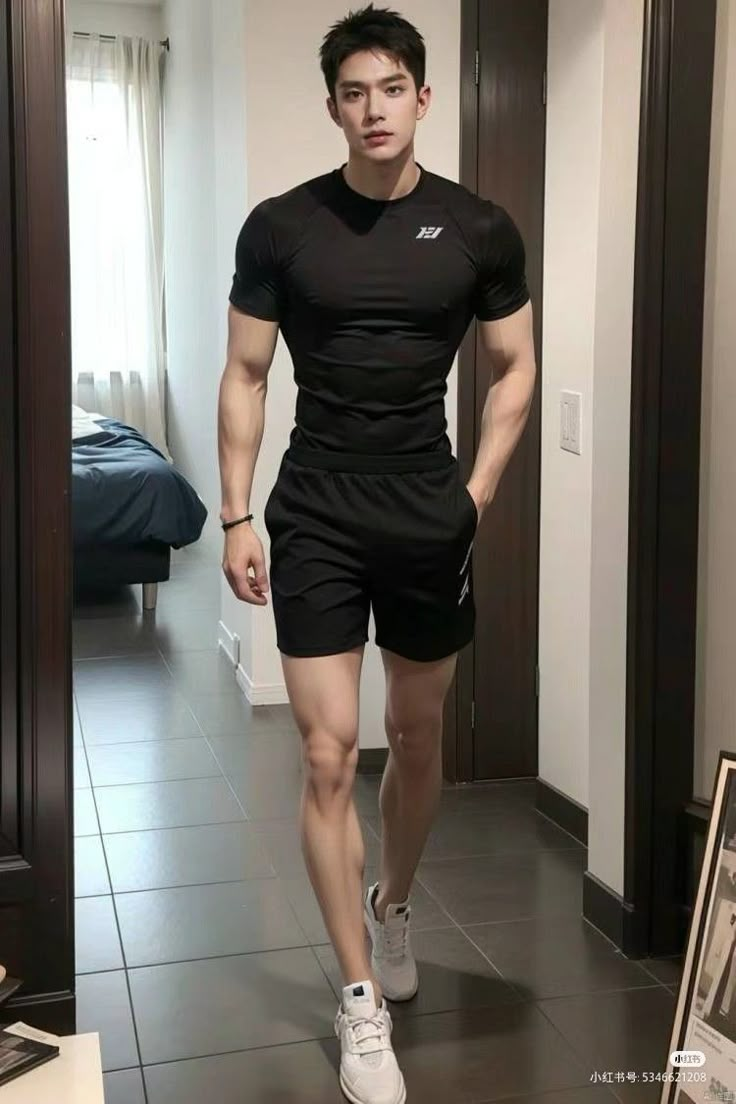
#> input picture backend/media/uploads/Inverted_Tri.jpg, 736 x 1104 px
$ python -i services.py   (imports and definitions only)
#> lines starting #> are read from the running program, lines starting #| are printed output that depends on the picture
import uuid
import cv2
import numpy as np
from .palette_data import PALETTE_DATA

def process_color_analysis(image_bytes):
    if image_bytes is None:
        season = "Winter"
        data = PALETTE_DATA[season]
        return {
            "id": str(uuid.uuid4())[:8],
            "analysis_id": str(uuid.uuid4())[:8],
            "undertone": "Cool",
            "undertone_category": "Cool",
            "skin_tone": "Fair",
            "skin_tone_value": "Fair",
            "season": season,
            "sampled_hex": "#A5F3FC",
            "cheesy": data["cheesy"],
            "signature_title": data["signature_name"],
            "signature_desc": data["signature_desc"],
            "metal_title": data["metal_title"],
            "metal_desc": data["metal_desc"],
            "metal_glow": data["metal_glow"],
            "hair_title": data["hair_title"],
            "hair_desc": data["hair_desc"],
            "hair_glow": data["hair_glow"],
            "metal_swatches": data["metal_swatches"],
            "hair_swatches": data["hair_swatches"],
            "palette": data["glow_colors"],
            "universal_colors": data["universal_colors"],
            "avoid_colors": data["avoid_colors"],
            "recommendations": [c["name"] for c in data["glow_colors"][:4]]
        }

    file_bytes = np.frombuffer(image_bytes, np.uint8)
    img = cv2.imdecode(file_bytes, cv2.IMREAD_COLOR)
    if img is None:
        raise ValueError("Corrupted or invalid image structure.")

    gray = cv2.cvtColor(img, cv2.COLOR_BGR2GRAY)
    face_cascade = cv2.CascadeClassifier(cv2.data.haarcascades + 'haarcascade_frontalface_default.xml')
    faces = face_cascade.detectMultiScale(gray, scaleFactor=1.1, minNeighbors=5)

    if len(faces) > 0:
        x, y, w, h = faces[0]
        raw_roi = img[y + int(h * 0.45) : y + int(h * 0.65), x + int(w * 0.4) : x + int(w * 0.6)]
    else:
        height, width = img.shape[:2]
        raw_roi = img[int(height * 0.4) : int(height * 0.6), int(width * 0.4) : int(width * 0.6)]

    blurred_roi = cv2.medianBlur(raw_roi, 5)
    hsv_roi = cv2.cvtColor(blurred_roi, cv2.COLOR_BGR2HSV)
    h_channel, s_channel, v_channel = cv2.split(hsv_roi)
    valid_mask = (v_channel > 50) & (v_channel < 220) & (s_channel > 20)
    rgb_roi = cv2.cvtColor(blurred_roi, cv2.COLOR_BGR2RGB)

    if np.any(valid_mask):
        r_avg = float(np.mean(rgb_roi[:,:,0][valid_mask]))
        g_avg = float(np.mean(rgb_roi[:,:,1][valid_mask]))
        b_avg = float(np.mean(rgb_roi[:,:,2][valid_mask]))
        val = float(np.mean(v_channel[valid_mask]))
    else:
        r_avg, g_avg, b_avg = [float(x) for x in cv2.mean(rgb_roi)[:3]]
        val = float(np.mean(v_channel))

    rb_diff = r_avg - b_avg
    bg_ratio = b_avg / (g_avg + 1e-6)

    if rb_diff > 65 and bg_ratio < 0.85:
        undertone = "Warm"
    elif rb_diff < 45 or bg_ratio > 0.89:
        undertone = "Cool"
    else:
        undertone = "Neutral"

    if val > 180:
        skin_tone = "Fair"
    elif val > 120:
        skin_tone = "Medium"
    else:
        skin_tone = "Deep"

    avg_sat = float(np.mean(s_channel))
    if undertone == "Cool":
        season = "Winter" if (skin_tone in ["Medium", "Deep"] or avg_sat > 40) else "Summer"
    elif undertone == "Warm":
        season = "Autumn" if skin_tone in ["Medium", "Deep"] else "Spring"
    else:
        season = "Summer" if skin_tone == "Fair" else "Autumn"

    sampled_hex = "#%02x%02x%02x" % (int(r_avg), int(g_avg), int(b_avg))
    data = PALETTE_DATA.get(season, PALETTE_DATA["Autumn"])

    return {
        "id": str(uuid.uuid4())[:8],
        "analysis_id": str(uuid.uuid4())[:8],
        "sampled_hex": sampled_hex,
        "undertone": undertone,
        "undertone_category": undertone,
        "skin_tone": skin_tone,
        "skin_tone_value": skin_tone,
        "season": season,
        "cheesy": data["cheesy"],
        "signature_title": data["signature_name"],
        "signature_desc": data["signature_desc"],
        "metal_title": data["metal_title"],
        "metal_desc": data["metal_desc"],
        "metal_glow": data["metal_glow"],
        "hair_title": data["hair_title"],
        "hair_desc": data["hair_desc"],
        "hair_glow": data["hair_glow"],
        "metal_swatches": data["metal_swatches"],
        "hair_swatches": data["hair_swatches"],
        "palette": data["glow_colors"],
        "universal_colors": data["universal_colors"],
        "avoid_colors": data["avoid_colors"],
        "recommendations": [c["name"] for c in data["glow_colors"][:4]]
    }

>>> import cv2
>>> picture = cv2.imread('../media/uploads/Inverted_Tri.jpg', cv2.IMREAD_GRAYSCALE)
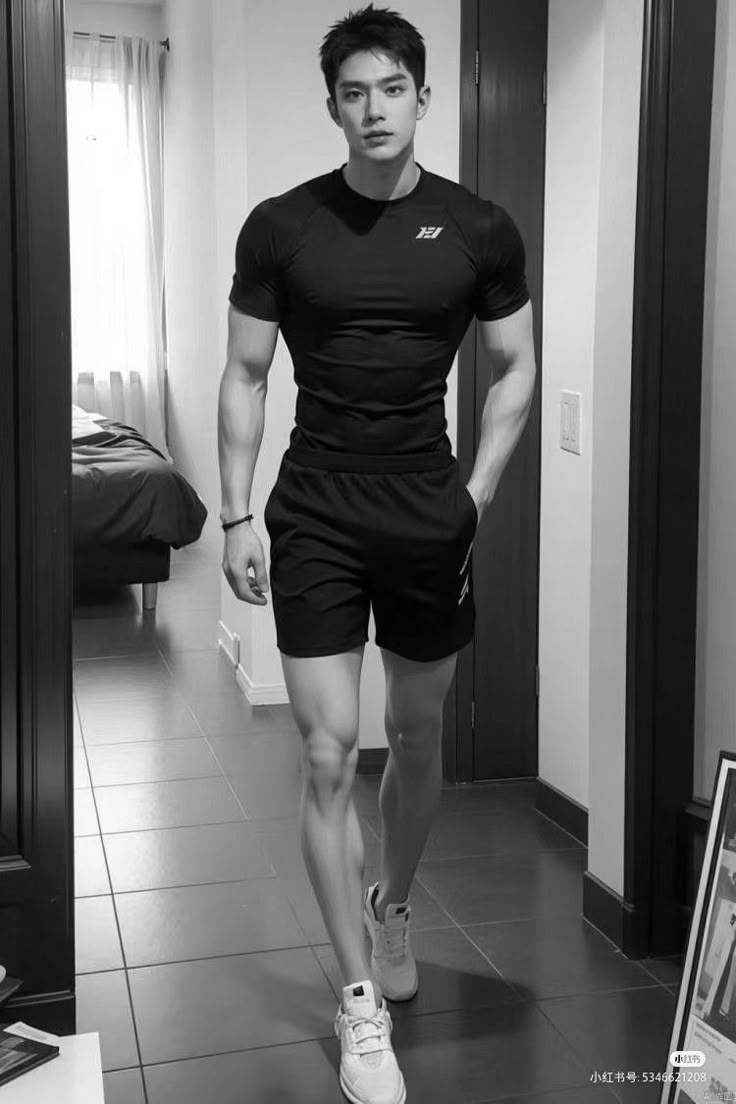
#> picture: shape (1104, 736); min 0, max 255, mean 106.6
#> (the run stopped early here; a loop or call above may not have finished)

$ run again, on backend/media/uploads/apple.jpg
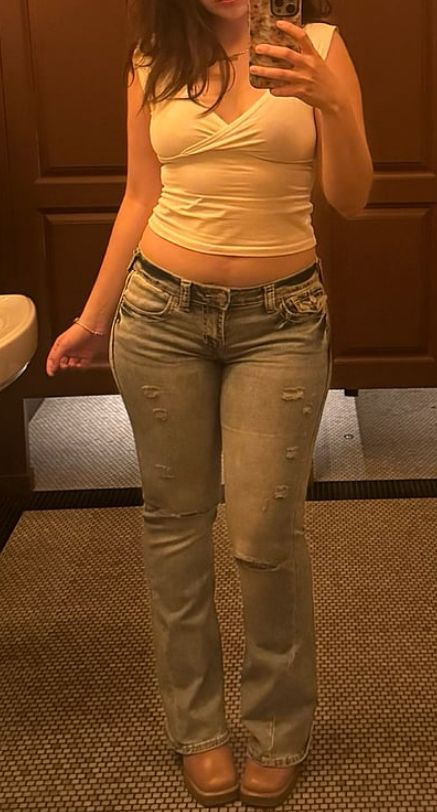
#> input picture backend/media/uploads/apple.jpg, 437 x 812 px
#> `picture = cv2.imread('../media/uploads/Inverted_Tri.jpg', cv2.IMREAD_G..`:
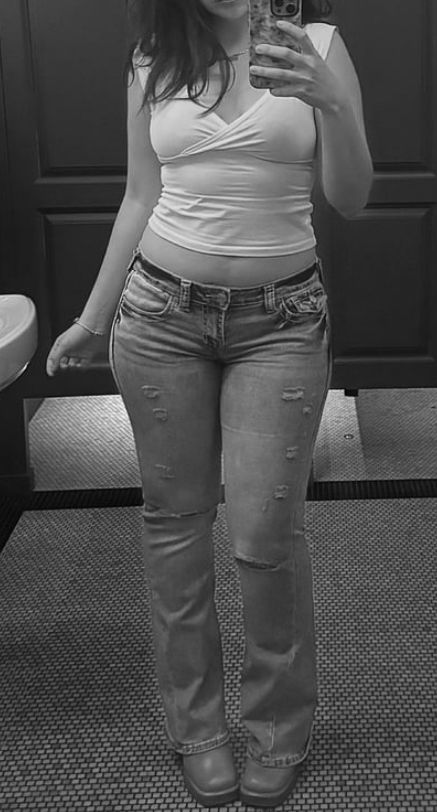
#> picture: shape (812, 437); min 0, max 247, mean 78.4

$ run again, on backend/media/uploads/hourglass.jpg
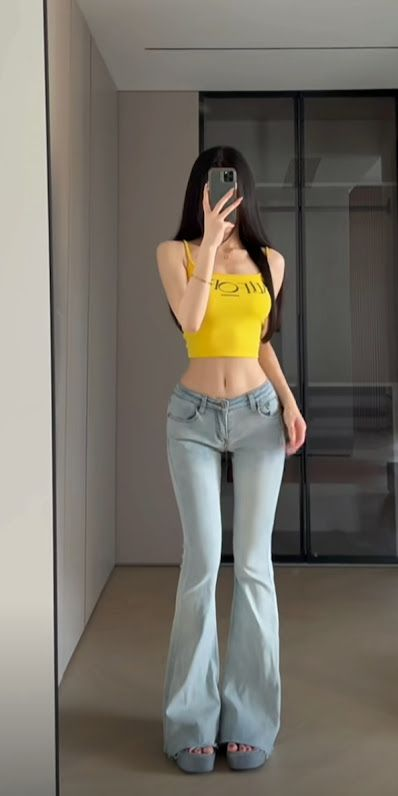
#> input picture backend/media/uploads/hourglass.jpg, 398 x 796 px
#> `picture = cv2.imread('../media/uploads/Inverted_Tri.jpg', cv2.IMREAD_G..`:
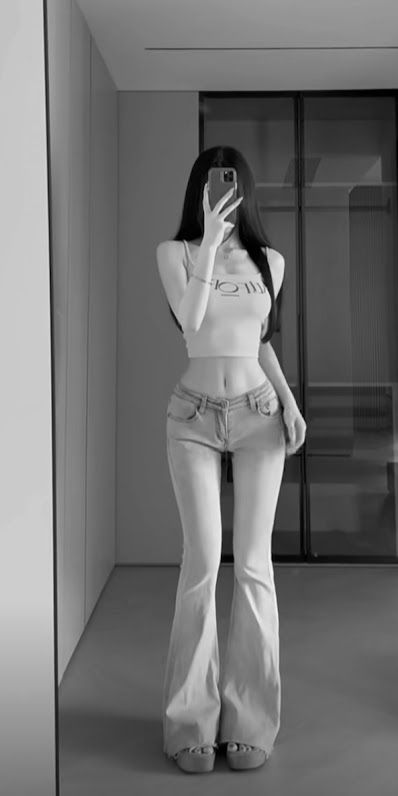
#> picture: shape (796, 398); min 0, max 248, mean 112.8
